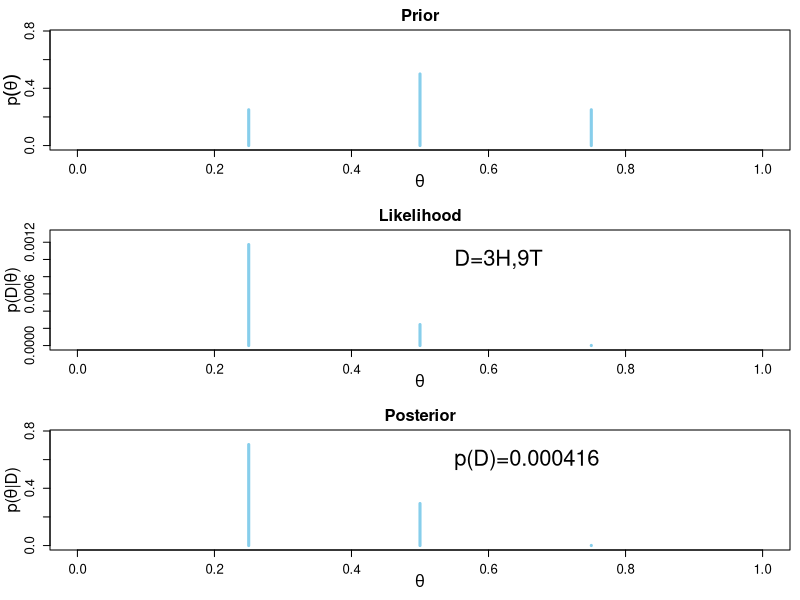

Here is the R script that generated this plot:
## ---- chunk 1
  Theta <- c(.25, .5, .75)
  Theta
  
# pTheta is the vector of prior probabilities on the theta values.

  pTheta <- c(.25, .5, .25) # Makes a triangular belief distribution.
  sum(pTheta) # Makes sure that beliefs sum to 1.  
## ---- chunk 2
  Data <- c(rep(1,3),rep(0,9))
  Data
  nHeads <- sum( Data )
  nTails <- length( Data ) - nHeads
  
  nHeads
  nTails
## ---- chunk 3
  pDataGivenTheta = Theta^nHeads * (1-Theta)^nTails

  pDataGivenTheta
## ---- chunk 4
pData = sum( pDataGivenTheta * pTheta )
pData
## ---- chunk 5
pThetaGivenData = pDataGivenTheta * pTheta / pData   
pThetaGivenData
## ---- chunk 6
# Plot the results.
layout( matrix( c( 1,2,3 ) ,nrow=3 ,ncol=1 ,byrow=FALSE ) ) # 3x1 panels
par(mar=c(3,3,1,0))         # number of margin lines: bottom,left,top,right
par(mgp=c(2,1,0))           # which margin lines to use for labels
par(mai=c(0.5,0.5,0.3,0.1)) # margin size in inches: bottom,left,top,right

# Plot the prior:
plot( Theta , pTheta , type="h" , lwd=3 , main="Prior" ,
      xlim=c(0,1) , xlab=bquote(theta) ,
      ylim=c(0,1.1*max(pThetaGivenData)) , ylab=bquote(p(theta)) ,
      cex.axis=1.2 , cex.lab=1.5 , cex.main=1.5 , col="skyblue" )

# Plot the likelihood:
plot( Theta , pDataGivenTheta , type="h" , lwd=3 , main="Likelihood" ,
      xlim=c(0,1) , xlab=bquote(theta) ,
      ylim=c(0,1.1*max(pDataGivenTheta)) , ylab=bquote(paste("p(D|",theta,")")),
      cex.axis=1.2 , cex.lab=1.5 , cex.main=1.5 , col="skyblue" )
text( .55 , .85*max(pDataGivenTheta) , cex=2.0 ,
      bquote( "D=" * .(nHeads) * "H," * .(nTails) * "T" ) , adj=c(0,.5) )

# Plot the posterior:
plot( Theta , pThetaGivenData , type="h" , lwd=3 , main="Posterior" ,
      xlim=c(0,1) , xlab=bquote(theta) ,
      ylim=c(0,1.1*max(pThetaGivenData)) , ylab=bquote(paste("p(",theta,"|D)")),
      cex.axis=1.2 , cex.lab=1.5 , cex.main=1.5 , col="skyblue" )
text( .55 , .85*max(pThetaGivenData) , cex=2.0 ,
      bquote( "p(D)=" * .(signif(pData,3)) ) , adj=c(0,.5) )
